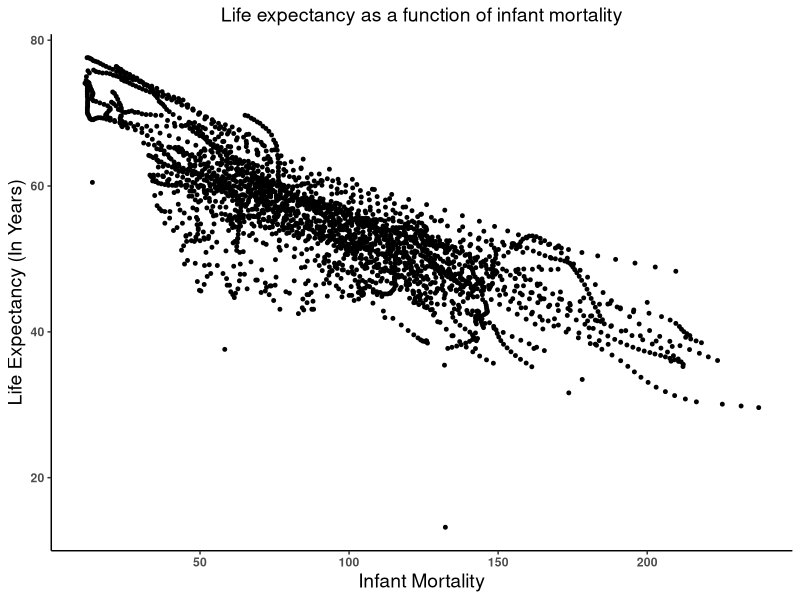
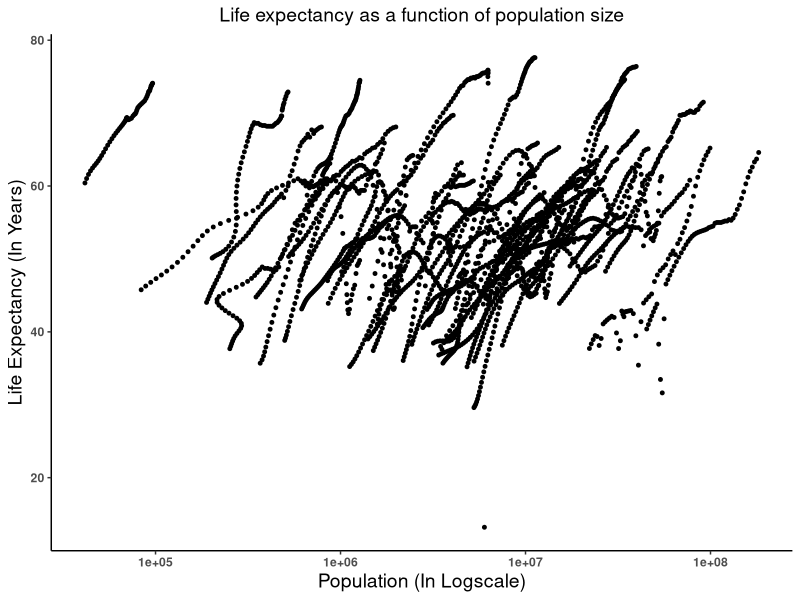
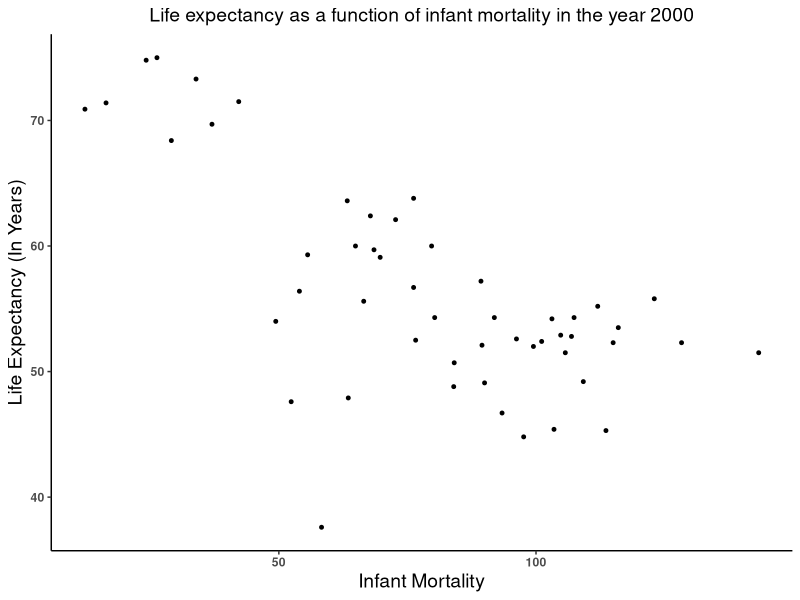
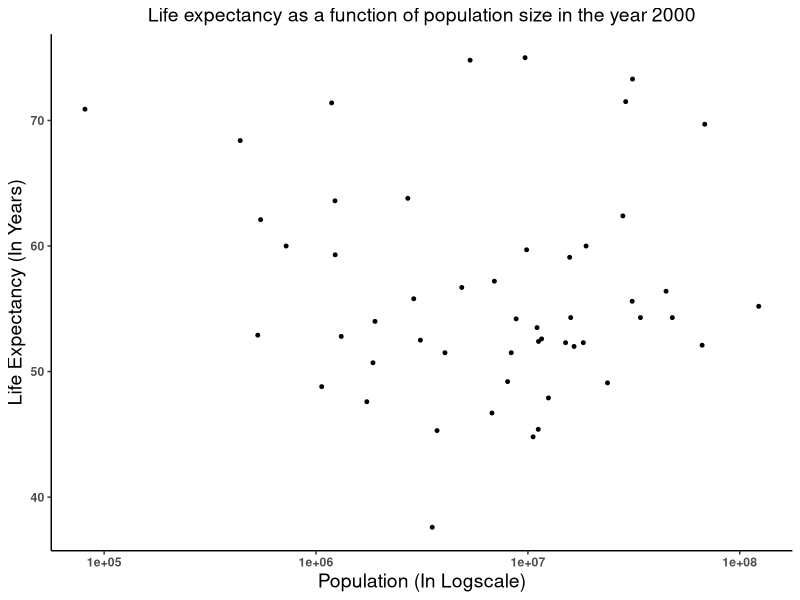

Recreate these plots in R, in order.
## ---- chunk 1
# Loading dslabs and tidyverse packages
library("dslabs") 
library("tidyverse")
## ---- chunk 2
# Looking at help file for gapminder data
help(gapminder)
# Getting an overview of data structure
str(gapminder)
## ---- chunk 3
# Getting summary of data from gapminder
summary(gapminder)
## ---- chunk 4
# Determining the type of gapminder object
class(gapminder)
## ---- chunk 5
# Creating an object africadata containing only the African countries
africadata <- gapminder %>% filter(continent == "Africa")

# Looking at the structure and summary of object (africadata)
str(africadata)
summary(africadata)
glimpse(africadata)
## ---- chunk 6
# Creating an object infantmort_lifeexp containing only infant_mortality and life_expectancy variables
infantmort_lifeexp <- africadata %>%
                      select(infant_mortality, life_expectancy)

# Looking at the structure and summary of object (infantmort_lifeexp)
str(infantmort_lifeexp)
summary(infantmort_lifeexp)
glimpse(infantmort_lifeexp)
## ---- chunk 7
# Creating an object pop_lifeexp containing only population and life_expectancy variables
pop_lifeexp <- africadata %>%
                      select(population, life_expectancy)

# Looking at the structure and summary of object (pop_lifeexp)
str(pop_lifeexp)
summary(pop_lifeexp)
glimpse(pop_lifeexp)
## ---- chunk 8
# Plotting life expectancy as a function of infant mortality
ggplot(data = infantmort_lifeexp,
       (aes(x = infant_mortality, y = life_expectancy))) +
  theme_classic() +
  geom_point(size = 1.0) +
  labs(title = "Life expectancy as a function of infant mortality", 
       x = "Infant Mortality", y = "Life Expectancy (In Years)") +
  theme(axis.text = element_text(face = "bold"), plot.title =   element_text(hjust = 0.5, size = 14),
        axis.title = element_text(size = 14))
## ---- chunk 9
# Plotting life expectancy as a function of population size
ggplot(data = pop_lifeexp,
       (aes(x = population, y = life_expectancy))) +
  theme_classic() +
  geom_point(size = 1.0) +
  scale_x_continuous(trans = 'log10') +
  labs(title = "Life expectancy as a function of population size", 
       x = "Population (In Logscale)", y = "Life Expectancy (In Years)") +
  theme(axis.text = element_text(face = "bold"), plot.title =   element_text(hjust = 0.5, size = 14),
        axis.title = element_text(size = 14))
## ---- chunk 10
# Looking at the years having missing data for infant mortality in africadata
infant_mortality_yrs <- africadata %>% 
                        filter(is.na(infant_mortality))
table(infant_mortality_yrs$year)
## ---- chunk 11
# Creating a new object named africadata_2000 by using only year 2000 data from africadata object
africadata_2000 <- africadata %>%
                   filter(year == 2000)
# Looking at the structure and summary of object (africadata_2000)
str(africadata_2000)
summary(africadata_2000)
glimpse(africadata_2000)
## ---- chunk 12
# Plotting life expectancy as a function of infant mortality in the year 2000
ggplot(data = africadata_2000,
       (aes(x = infant_mortality, y = life_expectancy))) +
  theme_classic() +
  geom_point(size = 1.0) +
  labs(title = "Life expectancy as a function of infant mortality in the year 2000", 
       x = "Infant Mortality", y = "Life Expectancy (In Years)") +
  theme(axis.text = element_text(face = "bold"), plot.title = element_text(hjust = 0.5, size = 14),
        axis.title = element_text(size = 14))
## ---- chunk 13
# Plotting life expectancy as a function of population size in the year 2000
ggplot(data = africadata_2000,
       (aes(x = population, y = life_expectancy))) +
  theme_classic() +
  geom_point(size = 1.0) +
  scale_x_continuous(trans = 'log10') +
  labs(title = "Life expectancy as a function of population size in the year 2000", 
       x = "Population (In Logscale)", y = "Life Expectancy (In Years)") +
  theme(axis.text = element_text(face = "bold"), plot.title =   element_text(hjust = 0.5, size = 14),
        axis.title = element_text(size = 14))
## ---- chunk 14
# Using lm function to fit linear regression model using life expectancy as the outcome and infant mortality as the predictor for the year 2000
fit1 <- lm(life_expectancy ~ infant_mortality, data = africadata_2000)
summary(fit1)

# Using lm function to fit linear regression model using life expectancy as the outcome and population size as the predictor for the year 2000
fit2 <- lm(life_expectancy ~ population, data = africadata_2000)
summary(fit2)
